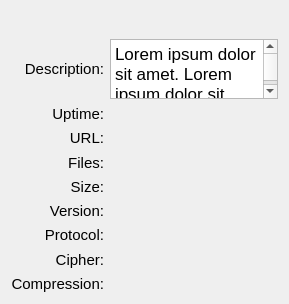
<?xml version="1.0" encoding="UTF-8"?>
<ui version="4.0">
 <class>DRServerInfoDialog</class>
 <widget class="QDialog" name="DRServerInfoDialog">
  <property name="geometry">
   <rect>
    <x>0</x>
    <y>0</y>
    <width>289</width>
    <height>304</height>
   </rect>
  </property>
  <property name="minimumSize">
   <size>
    <width>289</width>
    <height>0</height>
   </size>
  </property>
  <property name="maximumSize">
   <size>
    <width>500</width>
    <height>350</height>
   </size>
  </property>
  <property name="windowTitle">
   <string>Server Info</string>
  </property>
  <layout class="QHBoxLayout" name="horizontalLayout">
   <item>
    <layout class="QGridLayout" name="gridLayout">
     <item row="2" column="0">
      <widget class="QLabel" name="label_2">
       <property name="font">
        <font>
         <pointsize>11</pointsize>
        </font>
       </property>
       <property name="text">
        <string>Uptime:</string>
       </property>
       <property name="alignment">
        <set>Qt::AlignRight|Qt::AlignTrailing|Qt::AlignVCenter</set>
       </property>
       <property name="textInteractionFlags">
        <set>Qt::LinksAccessibleByMouse|Qt::TextSelectableByMouse</set>
       </property>
      </widget>
     </item>
     <item row="5" column="0">
      <widget class="QLabel" name="label_5">
       <property name="font">
        <font>
         <pointsize>11</pointsize>
        </font>
       </property>
       <property name="text">
        <string>Size:</string>
       </property>
       <property name="alignment">
        <set>Qt::AlignRight|Qt::AlignTrailing|Qt::AlignVCenter</set>
       </property>
       <property name="textInteractionFlags">
        <set>Qt::LinksAccessibleByMouse|Qt::TextSelectableByMouse</set>
       </property>
      </widget>
     </item>
     <item row="3" column="1">
      <widget class="QLabel" name="urlLabel">
       <property name="font">
        <font>
         <pointsize>11</pointsize>
        </font>
       </property>
       <property name="text">
        <string/>
       </property>
       <property name="textInteractionFlags">
        <set>Qt::LinksAccessibleByMouse|Qt::TextSelectableByMouse</set>
       </property>
      </widget>
     </item>
     <item row="1" column="0">
      <widget class="QLabel" name="label">
       <property name="sizePolicy">
        <sizepolicy hsizetype="Preferred" vsizetype="Preferred">
         <horstretch>0</horstretch>
         <verstretch>0</verstretch>
        </sizepolicy>
       </property>
       <property name="maximumSize">
        <size>
         <width>16777215</width>
         <height>22</height>
        </size>
       </property>
       <property name="font">
        <font>
         <pointsize>11</pointsize>
        </font>
       </property>
       <property name="text">
        <string>Description:</string>
       </property>
       <property name="alignment">
        <set>Qt::AlignRight|Qt::AlignTrailing|Qt::AlignVCenter</set>
       </property>
       <property name="textInteractionFlags">
        <set>Qt::LinksAccessibleByMouse|Qt::TextSelectableByMouse</set>
       </property>
      </widget>
     </item>
     <item row="5" column="1">
      <widget class="QLabel" name="sizeLabel">
       <property name="font">
        <font>
         <pointsize>11</pointsize>
        </font>
       </property>
       <property name="text">
        <string/>
       </property>
       <property name="textInteractionFlags">
        <set>Qt::LinksAccessibleByMouse|Qt::TextSelectableByMouse</set>
       </property>
      </widget>
     </item>
     <item row="7" column="1">
      <widget class="QLabel" name="protocolLabel">
       <property name="font">
        <font>
         <pointsize>11</pointsize>
        </font>
       </property>
       <property name="text">
        <string/>
       </property>
       <property name="textInteractionFlags">
        <set>Qt::LinksAccessibleByMouse|Qt::TextSelectableByMouse</set>
       </property>
      </widget>
     </item>
     <item row="8" column="0">
      <widget class="QLabel" name="label_8">
       <property name="font">
        <font>
         <pointsize>11</pointsize>
        </font>
       </property>
       <property name="text">
        <string>Cipher:</string>
       </property>
       <property name="alignment">
        <set>Qt::AlignRight|Qt::AlignTrailing|Qt::AlignVCenter</set>
       </property>
       <property name="textInteractionFlags">
        <set>Qt::LinksAccessibleByMouse|Qt::TextSelectableByMouse</set>
       </property>
      </widget>
     </item>
     <item row="9" column="0">
      <widget class="QLabel" name="label_9">
       <property name="font">
        <font>
         <pointsize>11</pointsize>
        </font>
       </property>
       <property name="text">
        <string>Compression:</string>
       </property>
       <property name="alignment">
        <set>Qt::AlignRight|Qt::AlignTrailing|Qt::AlignVCenter</set>
       </property>
       <property name="textInteractionFlags">
        <set>Qt::LinksAccessibleByMouse|Qt::TextSelectableByMouse</set>
       </property>
      </widget>
     </item>
     <item row="7" column="0">
      <widget class="QLabel" name="label_7">
       <property name="font">
        <font>
         <pointsize>11</pointsize>
        </font>
       </property>
       <property name="text">
        <string>Protocol:</string>
       </property>
       <property name="alignment">
        <set>Qt::AlignRight|Qt::AlignTrailing|Qt::AlignVCenter</set>
       </property>
       <property name="textInteractionFlags">
        <set>Qt::LinksAccessibleByMouse|Qt::TextSelectableByMouse</set>
       </property>
      </widget>
     </item>
     <item row="1" column="1">
      <widget class="QTextBrowser" name="descriptionLabel">
       <property name="maximumSize">
        <size>
         <width>16777215</width>
         <height>60</height>
        </size>
       </property>
       <property name="font">
        <font>
         <family>Lucida Grande</family>
         <pointsize>11</pointsize>
         <weight>50</weight>
         <bold>false</bold>
        </font>
       </property>
       <property name="lineWidth">
        <number>0</number>
       </property>
       <property name="html">
        <string>&lt;!DOCTYPE HTML PUBLIC &quot;-//W3C//DTD HTML 4.0//EN&quot; &quot;http://www.w3.org/TR/REC-html40/strict.dtd&quot;&gt;
&lt;html&gt;&lt;head&gt;&lt;meta name=&quot;qrichtext&quot; content=&quot;1&quot; /&gt;&lt;style type=&quot;text/css&quot;&gt;
p, li { white-space: pre-wrap; }
&lt;/style&gt;&lt;/head&gt;&lt;body style=&quot; font-family:'Lucida Grande'; font-size:11pt; font-weight:400; font-style:normal;&quot;&gt;
&lt;p style=&quot; margin-top:0px; margin-bottom:0px; margin-left:0px; margin-right:0px; -qt-block-indent:0; text-indent:0px;&quot;&gt;&lt;span style=&quot; font-family:'.Lucida Grande UI'; font-size:13pt;&quot;&gt;Lorem ipsum dolor sit amet. Lorem ipsum dolor sit amet. Lorem ipsum dolor sit amet. Lorem ipsum dolor sit amet. &lt;/span&gt;&lt;/p&gt;&lt;/body&gt;&lt;/html&gt;</string>
       </property>
      </widget>
     </item>
     <item row="2" column="1">
      <widget class="QLabel" name="uptimeLabel">
       <property name="font">
        <font>
         <pointsize>11</pointsize>
        </font>
       </property>
       <property name="text">
        <string/>
       </property>
       <property name="textInteractionFlags">
        <set>Qt::LinksAccessibleByMouse|Qt::TextSelectableByMouse</set>
       </property>
      </widget>
     </item>
     <item row="9" column="1">
      <widget class="QLabel" name="compressionLabel">
       <property name="font">
        <font>
         <pointsize>11</pointsize>
        </font>
       </property>
       <property name="text">
        <string/>
       </property>
       <property name="textInteractionFlags">
        <set>Qt::LinksAccessibleByMouse|Qt::TextSelectableByMouse</set>
       </property>
      </widget>
     </item>
     <item row="8" column="1">
      <widget class="QLabel" name="cipherLabel">
       <property name="font">
        <font>
         <pointsize>11</pointsize>
        </font>
       </property>
       <property name="text">
        <string/>
       </property>
       <property name="textInteractionFlags">
        <set>Qt::LinksAccessibleByMouse|Qt::TextSelectableByMouse</set>
       </property>
      </widget>
     </item>
     <item row="3" column="0">
      <widget class="QLabel" name="label_3">
       <property name="font">
        <font>
         <pointsize>11</pointsize>
        </font>
       </property>
       <property name="text">
        <string>URL:</string>
       </property>
       <property name="alignment">
        <set>Qt::AlignRight|Qt::AlignTrailing|Qt::AlignVCenter</set>
       </property>
       <property name="textInteractionFlags">
        <set>Qt::LinksAccessibleByMouse|Qt::TextSelectableByMouse</set>
       </property>
      </widget>
     </item>
     <item row="4" column="1">
      <widget class="QLabel" name="filesLabel">
       <property name="font">
        <font>
         <pointsize>11</pointsize>
        </font>
       </property>
       <property name="text">
        <string/>
       </property>
       <property name="textInteractionFlags">
        <set>Qt::LinksAccessibleByMouse|Qt::TextSelectableByMouse</set>
       </property>
      </widget>
     </item>
     <item row="6" column="0">
      <widget class="QLabel" name="label_6">
       <property name="font">
        <font>
         <pointsize>11</pointsize>
        </font>
       </property>
       <property name="text">
        <string>Version:</string>
       </property>
       <property name="alignment">
        <set>Qt::AlignRight|Qt::AlignTrailing|Qt::AlignVCenter</set>
       </property>
       <property name="textInteractionFlags">
        <set>Qt::LinksAccessibleByMouse|Qt::TextSelectableByMouse</set>
       </property>
      </widget>
     </item>
     <item row="4" column="0">
      <widget class="QLabel" name="label_4">
       <property name="font">
        <font>
         <pointsize>11</pointsize>
        </font>
       </property>
       <property name="text">
        <string>Files:</string>
       </property>
       <property name="alignment">
        <set>Qt::AlignRight|Qt::AlignTrailing|Qt::AlignVCenter</set>
       </property>
       <property name="textInteractionFlags">
        <set>Qt::LinksAccessibleByMouse|Qt::TextSelectableByMouse</set>
       </property>
      </widget>
     </item>
     <item row="6" column="1">
      <widget class="QLabel" name="versionLabel">
       <property name="font">
        <font>
         <pointsize>11</pointsize>
        </font>
       </property>
       <property name="text">
        <string/>
       </property>
       <property name="textInteractionFlags">
        <set>Qt::LinksAccessibleByMouse|Qt::TextSelectableByMouse</set>
       </property>
      </widget>
     </item>
     <item row="0" column="0" colspan="2">
      <widget class="QPushButton" name="bannerButton">
       <property name="text">
        <string/>
       </property>
       <property name="iconSize">
        <size>
         <width>200</width>
         <height>32</height>
        </size>
       </property>
       <property name="flat">
        <bool>true</bool>
       </property>
      </widget>
     </item>
    </layout>
   </item>
  </layout>
 </widget>
 <resources/>
 <connections/>
</ui>
